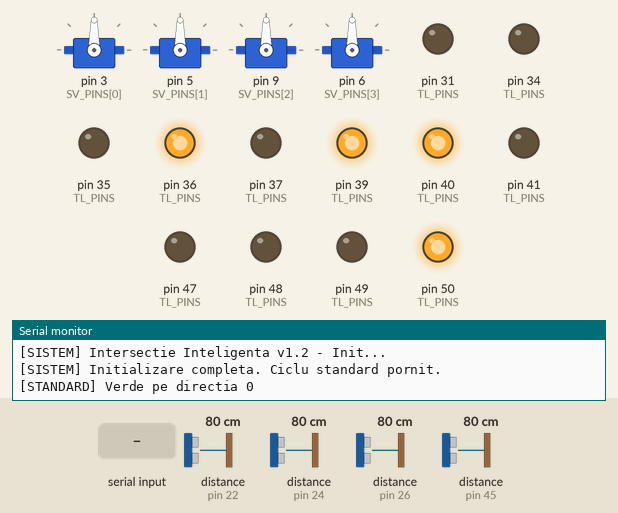
Recording of a sketch running on a simulated Arduino Mega 2560, built with avr-gcc and run on an emulated ATmega2560. Shown: 4 × servo, output pins drawn as LEDs (lit = HIGH), the last lines printed to the serial monitor. Inputs (shaded band) come from the test bench; at power-on: distance to the obstacle (sensors on pin 22, pin 24, pin 26, pin 45) 80 cm. The echo pulse lasts 58.3 µs per cm; pins used as bus, display or sensor lines are not drawn.

Above: at 1.6 s.
1.7 s: "1" received over Serial
At 4.1 s:
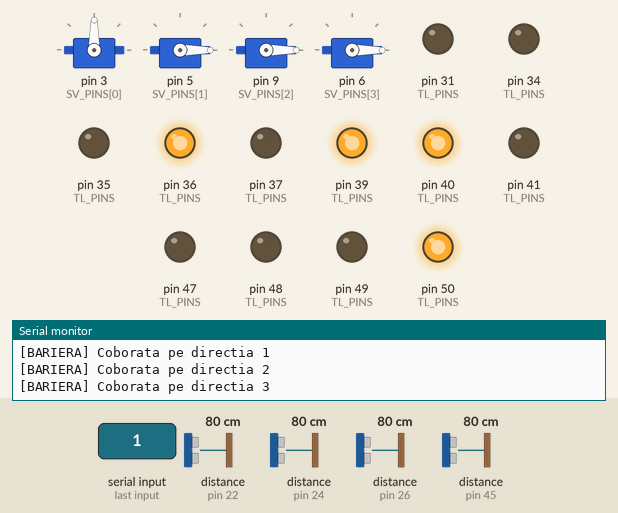
4.7 s: "0" received over Serial
At 5.29 s:
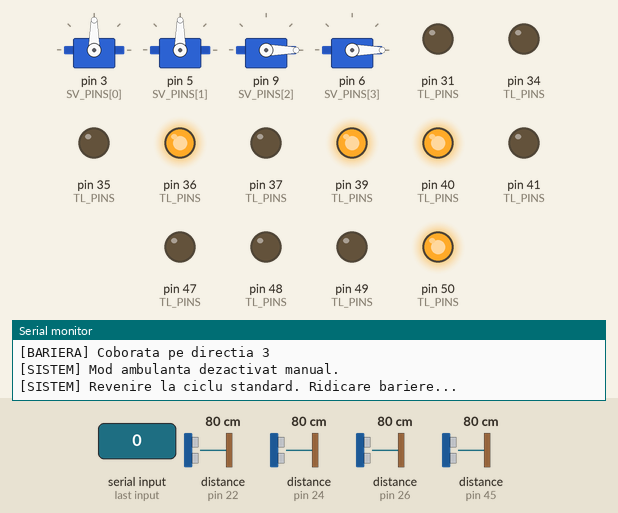
7.3 s: "2" received over Serial
At 9.3 s:
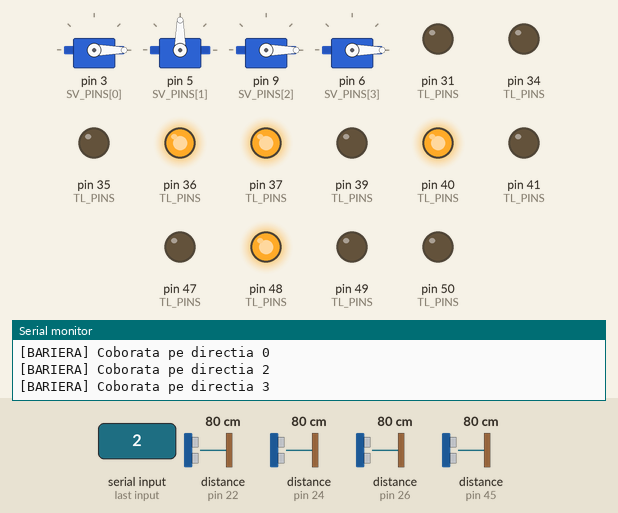
10.3 s: "0" received over Serial
At 12.0 s:
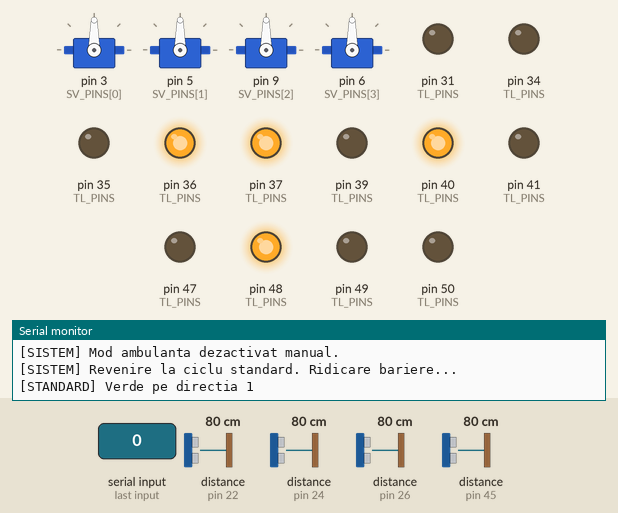
Timing chart, 0 to 20.4 s (numbered marks = the images above; inputs shaded):
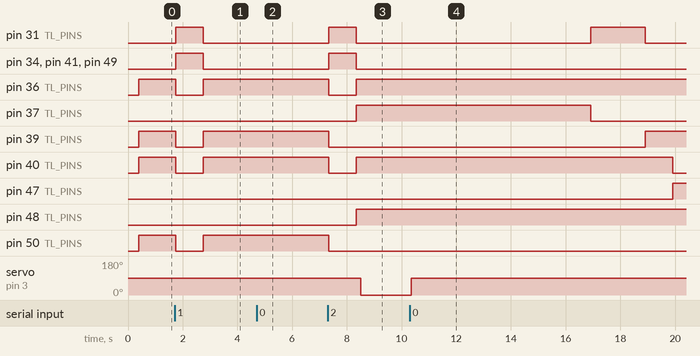

Measured:
- after the input at 1.7 s, pin 31 (TL_PINS), pin 34 (TL_PINS): LOW → HIGH after 0.05 s, → LOW 1.0 s later
- after the input at 4.7 s, servo on pin 5 (SV_PINS[1]): 0° → 90° after 0.42 s; servo on pin 9 (SV_PINS[2]): 0° → 90° after 0.77 s; servo on pin 6 (SV_PINS[3]): 0° → 90° after 1.1 s
- after the input at 7.3 s, pin 31 (TL_PINS), pin 34 (TL_PINS): LOW → HIGH at once, → LOW 1.0 s later
- after the input at 10.3 s, pin 31 (TL_PINS): LOW → HIGH after 6.6 s, → LOW 2.0 s later; pin 37 (TL_PINS): HIGH → LOW after 6.6 s; pin 39 (TL_PINS): LOW → HIGH after 8.6 s; pin 40 (TL_PINS): HIGH → LOW after 9.6 s; pin 47 (TL_PINS): LOW → HIGH after 9.6 s

The sketch:

smart_intersection.ino
```cpp
/*
 * ============================================================
 * CONTROLER INTERSECȚIE INTELIGENTĂ CU PRIORITATE AMBULANȚĂ
 * ============================================================
 * Autor   : Dinca Stefan Adrian
 * Versiune: 1.2 (Senzori Non-Blocanti + Fix Logica)
 * Descriere:
 * Sistem hibrid Arduino + Python pentru gestionarea unei
 * intersecții cu 4 direcții. Suportă mod standard de
 * semaforizare și mod de prioritate pentru ambulanță,
 * declanșat prin semnal Serial de la scriptul Python (CV).
 * ============================================================
 */

#include <Servo.h>

// ─── CONFIGURARE PINI SEMAFOARE ──────────────────────────────
// Ordinea: [Verde, Galben, Roșu]
const int TL_PINS[4][3] = {
  {50,  49,  48},   // TL1 - NORD: Verde Galben Rosu
  {37,  31,  39},   // TL2 - SUD
  {47,  41,  40},   // TL3 - EST
  {35,  34,  36}    // TL4 - VEST
};

// ─── CONFIGURARE PINI SENZORI ULTRASONICI ───────────────────
const int US_TRIG[4] = {23, 25, 44, 28}; // Trig: NORD, SUD, EST, VEST
const int US_ECHO[4] = {22, 24, 45, 26}; // Echo: NORD, SUD, EST, VEST

// ─── CONFIGURARE PINI SERVOMOTOARE ──────────────────────────
const int SV_PINS[4] = {3, 5, 9, 6}; // NORD, SUD, EST, VEST
Servo barriers[4];

// ─── CONSTANTE TIMING ────────────────────────────────────────
const int GREEN_DURATION   = 5000; // ms - durata Verde în mod standard
const int YELLOW_DURATION  = 2000; // ms - durata Galben
const int RED_MIN_DURATION = 1000; // ms - pauză minimă după trecere la Roșu
const int BARRIER_DELAY    =  200; // ms - întârziere între coborâri de bariere
const int AMBULANCE_GREEN  = 8000; // ms - Verde prioritar pentru ambulanță

// ─── CONSTANTE SERVO & SENZOR ────────────────────────────────
const int SERVO_UP        =  90; // grade - barieră ridicată
const int SERVO_DOWN      = 0;   // grade - barieră coborâtă
const float SAFE_DISTANCE =  7.0; // cm - distanță minimă pentru coborâre barieră

// ─── INDEXURI CULORI SEMAFOR ─────────────────────────────────
#define GREEN  0
#define YELLOW 1
#define RED    2

// ─── STARE SISTEM ────────────────────────────────────────────
int  currentGreen    = 0;    // Direcția curentă cu Verde (0-3)
bool ambulanceMode   = false;
int  ambulanceDir    = -1;   // Direcția ambulanței (-1 = niciuna)

// ============================================================
//  SETUP
// ============================================================
void setup() {
  Serial.begin(9600);
  Serial.println(F("[SISTEM] Intersectie Inteligenta v1.2 - Init..."));

  // Inițializează pinii semafoare ca OUTPUT
  for (int i = 0; i < 4; i++) {
    for (int c = 0; c < 3; c++) {
      pinMode(TL_PINS[i][c], OUTPUT);
      digitalWrite(TL_PINS[i][c], LOW);
    }
  }

  // Inițializează pinii senzori ultrasonici
  for (int i = 0; i < 4; i++) {
    pinMode(US_TRIG[i], OUTPUT);
    pinMode(US_ECHO[i], INPUT);
  }

  // Atașează și inițializează servomotoarele (bariere ridicate)
  for (int i = 0; i < 4; i++) {
    barriers[i].attach(SV_PINS[i]);
    barriers[i].write(SERVO_UP);
    delay(100);
  }

  // Pornire cu NORD Verde
  setTrafficLight(0, GREEN);
  setTrafficLight(1, RED);
  setTrafficLight(2, RED);
  setTrafficLight(3, RED);

  Serial.println(F("[SISTEM] Initializare completa. Ciclu standard pornit."));
}

// ============================================================
//  LOOP PRINCIPAL
// ============================================================
void loop() {
  checkSerialInput();

  if (ambulanceMode) {
    handleAmbulanceMode();
  } else {
    handleStandardCycle();
  }
}

// ============================================================
//  CITIRE SEMNAL SERIAL (de la Python CV)
// ============================================================
void checkSerialInput() {
  if (Serial.available() > 0) {
    char received = Serial.read();

    if (received >= '1' && received <= '4') {
      ambulanceDir  = received - '1';
      ambulanceMode = true;

      Serial.print(F("[AMBULANTA] Semnal primit! Directie: "));
      Serial.println(ambulanceDir);
    }
    else if (received == '0') {
      ambulanceMode = false;
      ambulanceDir  = -1;
      Serial.println(F("[SISTEM] Mod ambulanta dezactivat manual."));
    }
  }
}

// ============================================================
//  MOD STANDARD: Ciclu Verde → Galben → Roșu
// ============================================================
void handleStandardCycle() {
  Serial.print(F("[STANDARD] Verde pe directia "));
  Serial.println(currentGreen);

  setTrafficLight(currentGreen, GREEN);
  raiseBarrier(currentGreen);

  waitWithSerialCheck(GREEN_DURATION);
  if (ambulanceMode) return;

  setTrafficLight(currentGreen, YELLOW);
  waitWithSerialCheck(YELLOW_DURATION);
  if (ambulanceMode) return;

  // Pas intermediar: Toate semafoarele pe ROSU (faza de siguranta)
  for (int i = 0; i < 4; i++) {
    setTrafficLight(i, RED);
  }
  waitWithSerialCheck(RED_MIN_DURATION);
  if (ambulanceMode) return;

  currentGreen = (currentGreen + 1) % 4;

  for (int i = 0; i < 4; i++) {
    if (i == currentGreen) setTrafficLight(i, GREEN);
    else                   setTrafficLight(i, RED);
  }
}

// ============================================================
//  MOD AMBULANȚĂ: Prioritate imediată + Bariere Non-Blocante
// ============================================================
void handleAmbulanceMode() {
  const int dir = ambulanceDir; // Salvăm direcția pentru a evita modificări accidentale în timpul ciclului
  Serial.print(F("[AMBULANTA] Prioritate activata pentru directia "));
  Serial.println(dir);

  // Pasul 1: Toate semafoarele pe Galben
  for (int i = 0; i < 4; i++) {
    setTrafficLight(i, YELLOW);
  }
  delay(1000);

  // Pasul 2: Direcția ambulanței → Verde; celelalte → Roșu
  for (int i = 0; i < 4; i++) {
    if (i == dir) setTrafficLight(i, GREEN);
    else          setTrafficLight(i, RED);
  }

  // Pasul 3: Ridică bariera pe direcția ambulanței (dacă era coborâtă)
  raiseBarrier(dir);

  // Pasul 4 & 5: Verificare independentă pentru coborârea celorlalte bariere
  Serial.println(F("[BARIERE] Initiere coborare independenta..."));

  // Array pentru a urmări ce bariere mai trebuie coborâte
  bool barrierNeedsToClose[4];
  for (int i = 0; i < 4; i++) {
    if (i != dir) {
      barrierNeedsToClose[i] = true;
    } else {
      barrierNeedsToClose[i] = false; // Bariera ambulanței rămâne sus
    }
  }

  unsigned long startAmbulance = millis();

  // În loc de delay() pasiv, monitorizăm senzorii pe durata priorității
  while (millis() - startAmbulance < (unsigned long)AMBULANCE_GREEN) {
    checkSerialInput(); // Citim serialul si in timpul modului ambulanta
    if (!ambulanceMode) break; // Ieșim dacă s-a primit '0'

    for (int i = 0; i < 4; i++) {
      if (barrierNeedsToClose[i]) {
        float dist = getDistance(i);

        // Dacă e sigur, coboară acea barieră specifică
        if (dist >= SAFE_DISTANCE) {
          barriers[i].write(SERVO_DOWN);
          barrierNeedsToClose[i] = false; // Marcăm ca fiind coborâtă

          Serial.print(F("[BARIERA] Coborata pe directia "));
          Serial.println(i);
          delay(150); // Scurtă pauză pentru stabilitatea sursei de curent
        }
      }
    }
    delay(50);
  }

  // Pasul 6: Revenire la modul standard
  ambulanceMode = false;
  currentGreen  = dir;
  ambulanceDir  = -1;

  Serial.println(F("[SISTEM] Revenire la ciclu standard. Ridicare bariere..."));
  for (int i = 0; i < 4; i++) {
    raiseBarrier(i);
    delay(BARRIER_DELAY);
  }
}

// ============================================================
//  SETARE SEMAFOR
// ============================================================
void setTrafficLight(int dir, int color) {
  for (int c = 0; c < 3; c++) {
    digitalWrite(TL_PINS[dir][c], (c == color) ? HIGH : LOW);
  }
}

// ============================================================
//  RIDICARE BARIERĂ
// ============================================================
void raiseBarrier(int dir) {
  barriers[dir].write(SERVO_UP);
  delay(150);
}

// ============================================================
//  MĂSURARE DISTANȚĂ HC-SR04
// ============================================================
float getDistance(int dir) {
  digitalWrite(US_TRIG[dir], LOW);
  delayMicroseconds(2);
  digitalWrite(US_TRIG[dir], HIGH);
  delayMicroseconds(10);
  digitalWrite(US_TRIG[dir], LOW);

  long duration = pulseIn(US_ECHO[dir], HIGH, 30000);
  // NOTĂ: Dacă duration == 0, înseamnă timeout (fără ecou). Pe machetă, acest lucru
  // poate fi interpretat ca "drum liber" sau "eroare senzor".
  // Aici tratăm 0.0 ca "pericol" pentru a evita coborârea barierei peste o mașină
  // dacă senzorul dă rateuri, dar asta poate bloca barierele sus dacă nu există ecou.
  float distance = (duration <= 0) ? 0.0 : (duration * 0.0343) / 2.0;

  return distance;
}

// ============================================================
//  AȘTEPTARE CU MONITORIZARE SERIAL
// ============================================================
void waitWithSerialCheck(int ms) {
  unsigned long start = millis();
  while (millis() - start < (unsigned long)ms) {
    checkSerialInput();
    if (ambulanceMode) return;
    delay(50);
  }
}
```
